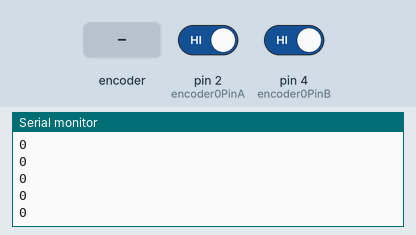
Bench run of a sketch on a simulated Arduino Uno, built with avr-gcc and run on an emulated ATmega328P. Parts: the last lines printed to the serial monitor. The test bench sets the inputs (shaded band); at power-on: pin 2 (encoder0PinA) HIGH, pin 4 (encoder0PinB) HIGH.

Above: at 1.2 s.
1.3 s: rotary encoder on pin 2 (encoder0PinA) / pin 4 (encoder0PinB) turned 1 step (first pin leading)
At 1.52 s:
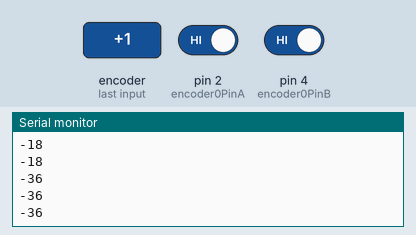
3.0 s: rotary encoder on pin 2 (encoder0PinA) / pin 4 (encoder0PinB) turned 1 step (first pin leading)
At 3.24 s:
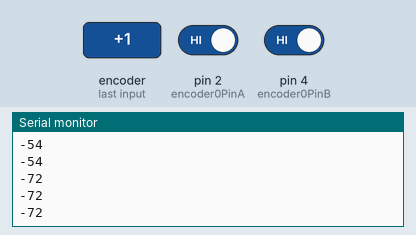
Timing chart, 0 to 6.0 s (numbered marks = the images above; inputs shaded):
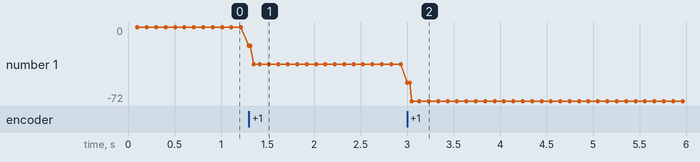

The sketch:

encoder_v1.ino
```cpp
/* read a rotary encoder with interrupts
   Encoder hooked up with common to GROUND,
   encoder0PinA to pin 2, encoder0PinB to pin 4 (or pin 3 see below)
   it doesn't matter which encoder pin you use for A or B

   uses Arduino pull-ups on A & B channel outputs
   turning on the pull-ups saves having to hook up resistors
   to the A & B channel outputs

*/


#define encoder0PinA  2
#define encoder0PinB  4

volatile int encoder0Pos = 0;

unsigned long currentTime;

long INTERVAL = 100;


void setup() {


  pinMode(encoder0PinA, INPUT);
  digitalWrite(encoder0PinA, HIGH);       // turn on pull-up resistor
  pinMode(encoder0PinB, INPUT);
  digitalWrite(encoder0PinB, HIGH);       // turn on pull-up resistor

  attachInterrupt(0, doEncoder, CHANGE);  // encoder pin on interrupt 0 - pin 2
  Serial.begin (115200);
  Serial.println("start");                // a personal quirk
  currentTime = millis();
}

void loop(){
// do some stuff here - the joy of interrupts is that they take care of themselves
  if (millis() - currentTime > INTERVAL) {
    printCurrentValue();
    currentTime = millis();
  }
}

void doEncoder() {
  /* If pinA and pinB are both high or both low, it is spinning
   * forward. If they're different, it's going backward.
   *
   * For more information on speeding up this process, see
   * [Reference/PortManipulation], specifically the PIND register.
   */
  if (digitalRead(encoder0PinA) == digitalRead(encoder0PinB)) {
    encoder0Pos++;
  } else {
    encoder0Pos--;
  }

  Serial.println (encoderMapper(encoder0Pos), DEC);
}

/* See this expanded function to get a better understanding of the
 * meanings of the four possible (pinA, pinB) value pairs:
 */
void doEncoder_Expanded(){
  if (digitalRead(encoder0PinA) == HIGH) {   // found a low-to-high on channel A
    if (digitalRead(encoder0PinB) == LOW) {  // check channel B to see which way
                                             // encoder is turning
      encoder0Pos = encoder0Pos - 1;         // CCW
    }
    else {
      encoder0Pos = encoder0Pos + 1;         // CW
    }
  }
  else                                        // found a high-to-low on channel A
  {
    if (digitalRead(encoder0PinB) == LOW) {   // check channel B to see which way
                                              // encoder is turning
      encoder0Pos = encoder0Pos + 1;          // CW
    }
    else {
      encoder0Pos = encoder0Pos - 1;          // CCW
    }

  }
  Serial.println (encoderMapper(encoder0Pos), DEC);          // debug - remember to comment out
                                              // before final program run
  // you don't want serial slowing down your program if not needed
}

void printCurrentValue() {
  Serial.println (encoderMapper(encoder0Pos), DEC);
}

int encoderMapper(int encoderinput) {
  return (encoderinput*18);
}

/*  to read the other two transitions - just use another attachInterrupt()
in the setup and duplicate the doEncoder function into say,
doEncoderA and doEncoderB.
You also need to move the other encoder wire over to pin 3 (interrupt 1).
*/
```

Measured:
- after the input at 1.3 s, the serial monitor: prints a new line at once (image 1)
- after the input at 3.0 s, the serial monitor: prints a new line at once (image 2)
- plotted number 1: 0 → -36 after the input at 1.3 s, -36 → -72 after the input at 3.0 s
